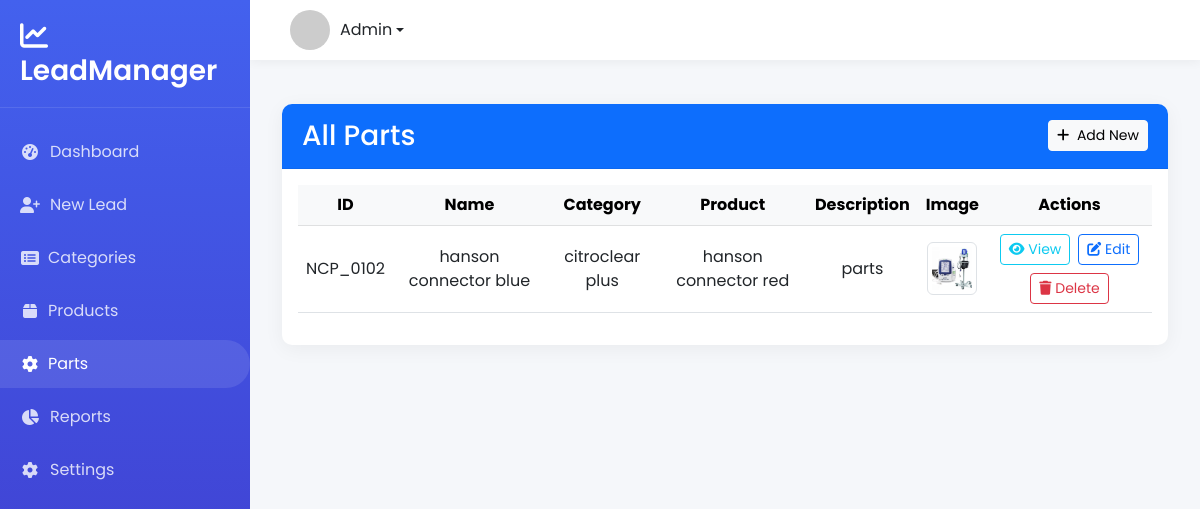
/parts/, run on the app's committed database.
### leads/models.py (models this page shows, shortened)
class Parts(models.Model):
    id = models.CharField(max_length=100, primary_key=True)
    name = models.CharField(max_length=200)
    category = models.ForeignKey(Category, on_delete=models.SET_NULL, null=True, blank=True)
    product = models.ForeignKey(Product, on_delete=models.SET_NULL, null=True, blank=True)
    description = models.TextField(blank=True, null=True)
    parts_image = models.ImageField(upload_to='parts_images/', blank=True, null=True)
    created_at = models.DateTimeField(auto_now_add=True)
    updated_at = models.DateTimeField(auto_now=True)
    class Meta:
        verbose_name = "Parts"
        verbose_name_plural = "Parts"
        ordering = ['-created_at']

class Category(models.Model):
    id = models.CharField(max_length=50, primary_key=True)
    name = models.CharField(max_length=100)
    description = models.TextField(blank=True, null=True)
    image = models.ImageField(upload_to='categories/', blank=True, null=True)
    created_at = models.DateTimeField(auto_now_add=True)
    updated_at = models.DateTimeField(auto_now=True)

class Product(models.Model):
    PRODUCT_UNITS = [
        ('kg', 'Kilogram'),
        ('ltr', 'Liter'),
        ('pcs', 'Pieces'),
        ('box', 'Box'),
        ('nos', 'Numbers'),
    ]
    id = models.CharField(max_length=50, primary_key=True)
    name = models.CharField(max_length=100)
    selling_price = models.DecimalField(max_digits=10, decimal_places=2)
    tax_percent = models.DecimalField(max_digits=5, decimal_places=2)
    purchase_price = models.DecimalField(max_digits=10, decimal_places=2)
    unit = models.CharField(max_length=10, choices=PRODUCT_UNITS, default='pcs')
    hsn_sac = models.CharField(max_length=20, blank=True, null=True)
    description = models.TextField(blank=True)
    category = models.ForeignKey('Category', on_delete=models.SET_NULL, null=True)
    product_image = models.ImageField(upload_to='product_images/', blank=True, null=True)
    created_at = models.DateTimeField(auto_now_add=True)

### leads/views.py (the view)
# urls.py: path('parts/', views.parts_list, name='parts_list'),
def parts_list(request):
    parts_list = Parts.objects.all()
    return render(request, 'parts_list.html', {'parts_list': parts_list})

### leads/templates/parts_list.html (shortened to what this page needs)
{% extends "base.html" %}
{% block content %}
<div class="container mt-4">
    <div class="card">
        <div class="card-header bg-primary text-white d-flex justify-content-between align-items-center">
            <h3 class="mb-0">All Parts</h3>
            <a href="{% url 'add_parts' %}" class="btn btn-light btn-sm">
                <i class="fas fa-plus me-1"></i> Add New
            </a>
        </div>
        <div class="card-body">
            <div class="table-responsive">
                <table class="table table-hover align-middle text-center">
                    <thead class="table-light">
                        <tr>
                            <th>ID</th>
                            <th>Name</th>
                            <th>Category</th>
                            <th>Product</th>
                            <th>Description</th>
                            <th>Image</th>
                            <th>Actions</th>
                        </tr>
                    </thead>
                    <tbody>
                        {% for parts in parts_list %}
                        <tr>
                            <td>{{ parts.id }}</td>
                            <td>{{ parts.name }}</td>
                            <td>
                                {% if parts.category %}
                                    {{ parts.category.name }}
                                {% else %}
                                    <span class="text-muted">-</span>
                                {% endif %}
                            </td>
                            <td>
                                {% if parts.product %}
                                    {{ parts.product.name }}
                                {% else %}
                                    <span class="text-muted">-</span>
                                {% endif %}
                            </td>
                            <td>
                                {% if parts.description %}
                                    {{ parts.description|truncatechars:30 }}
                                {% else %}
                                    <span class="text-muted">-</span>
                                {% endif %}
                            </td>
                            <td>
                                {% if parts.parts_image %}
                                    <img src="{{ parts.parts_image.url }}" width="50" height="50" class="img-thumbnail">
                                {% else %}
                                    No Image
                                {% endif %}
                            </td>
                            <td>
                                <div class="d-flex gap-2 justify-content-center flex-wrap">
                                    <a href="{% url 'parts_detail' parts.id %}" class="btn btn-sm btn-outline-info">
                                        <i class="fas fa-eye"></i> View
                                    </a>
                                    <a href="{% url 'edit_parts' parts.id %}" class="btn btn-sm btn-outline-primary">
                                        <i class="fas fa-edit"></i> Edit
                                    </a>
                                    <button type="button" class="btn btn-sm btn-outline-danger"
                                            onclick="confirmDelete('{{ parts.id }}', '{{ parts.name }}')">
                                        <i class="fas fa-trash"></i> Delete
                                    </button>
                                </div>
                            </td>
                        </tr>
                        {% endfor %}
                    </tbody>
                </table>
            </div>
        </div>
    </div>
</div>
{% endblock %}

### leads/templates/base.html (style rules this page uses)
:root { --primary-color: #4361ee; --secondary-color: #3f37c9; --accent-color: #4895ef; --light-color: #f8f9fa; --dark-color: #212529; --sidebar-width: 250px; --header-height: 60px; }
body { font-family: 'Poppins', sans-serif; background-color: #f5f7fa; color: #4a4a4a; min-height: 100vh; display: flex; flex-direction: column; }
.card { border: none; border-radius: 10px; box-shadow: 0 4px 20px rgba(0, 0, 0, 0.05); margin-bottom: 20px; transition: all 0.3s; }
.card-header { background-color: white; border-bottom: 1px solid rgba(0, 0, 0, 0.05); font-weight: 600; padding: 15px 20px; border-radius: 10px 10px 0 0 !important; }

### data on the page
Parts: id "NCP_0102", name "hanson connector blue", category.name "citroclear plus", product.name "hanson connector red", description "parts", parts_image (picture)
